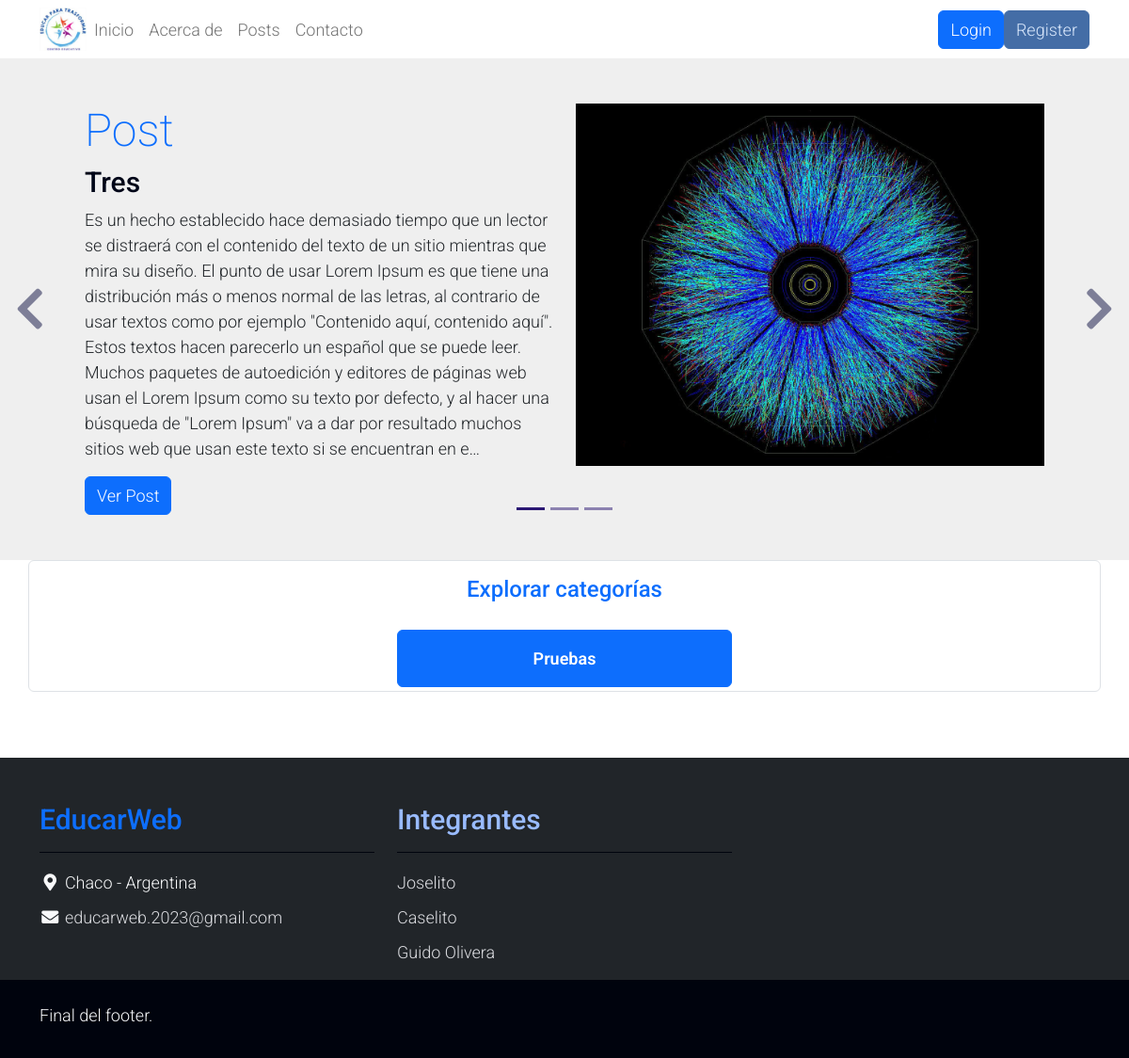
The page / on the database its author committed.
### apps/posts/models.py (models this page shows, shortened)
class Post(models.Model):
    titulo = models.CharField(max_length=50, null=False)
    subtitulo = models.CharField(max_length=100, null=True, blank=True)
    fecha = models.DateTimeField(auto_now_add=True)
    texto = models.TextField(null=False)
    activo = models.BooleanField(default=True)
    categoria = models.ForeignKey(
        Categoria, on_delete=models.SET_NULL, null=True, default='Sin Categoria')
    imagen = models.ImageField(
        null=True, blank=True, upload_to='media/', default='static/post_default.png')
    publicado = models.DateTimeField(default=timezone.now)
    usuario = models.ForeignKey(Usuario, on_delete=models.CASCADE, default=1)
    class Meta:
        ordering = ['-publicado']

class Categoria(models.Model):
    nombre = models.CharField(max_length=30, null=False,unique=True)
    class Meta:
        ordering = ('-nombre',)

### apps/posts/views.py (the view)
# urls.py: path('', index, name='index'),
def index(request):
    categorias = Categoria.objects.all()
    posts = Post.objects.order_by('-publicado')[:3]  # Obtener los últimos 3 posts
    return render(request, 'index.html', {'categorias': categorias, 'posts': posts})

### templates/index.html (shortened to what this page needs)
{% extends 'base.html' %}
{% load static %}
{% block content %}
    <div id="template-mo-zay-hero-carousel" class="carousel slide" data-bs-ride="carousel">
        {% if posts|length  == 3 %}
        <ol class="carousel-indicators">
            <li data-bs-target="#template-mo-zay-hero-carousel" data-bs-slide-to="0" class="active"></li>
            <li data-bs-target="#template-mo-zay-hero-carousel" data-bs-slide-to="1"></li>
            <li data-bs-target="#template-mo-zay-hero-carousel" data-bs-slide-to="2"></li>
        </ol>
        <a class="carousel-control-prev text-decoration-none w-auto ps-3" href="#template-mo-zay-hero-carousel" role="button" data-bs-slide="prev">
            <i class="fas fa-chevron-left"></i>
        </a>
        <a class="carousel-control-next text-decoration-none w-auto pe-3" href="#template-mo-zay-hero-carousel" role="button" data-bs-slide="next">
            <i class="fas fa-chevron-right"></i>
        </a>
        {% endif %}
        <div class="carousel-inner">
            {% for p in posts %}
            {% if forloop.first %}
            <div class="carousel-item active">
            {% else %}
            <div class="carousel-item ">
            {% endif %}
                <div class="container">
                    <div class="row p-5">
                        <div class="mx-auto col-md-8 col-lg-6 order-lg-last ">
                            <img class="img-fluid" src="{{ p.imagen.url }}" alt="" style=" object-fit: cover;">
                        </div>
                        <div class="col-lg-6 mb-0 d-flex align-items-center">
                            <div class="text-align-left align-self-center">
                                <h1 class="h1 text-primary">{{ p.titulo }}</h1>
                                <h3 class="h2">{{ p.subtitulo }}</h3>
                                <p>
                                    {{ p.texto|truncatechars:600 }}
                                </p>
                                <a href="{% url 'apps.posts:postindividual' p.id%}" class="btn btn-primary">Ver Post</a>
                            </div>
                        </div>
                    </div>
                </div>
            </div>
            {% empty %}
            <div class="container text-center">
            <span class="text-secondary display-4">Aun No existe ningun Posteo en la Pagina</span>
        </div>
            {% endfor %}
        </div>
    </div>
    <div class="container text-center border rounded">
        <h4 class="text-primary p-3">Explorar categorías</h4>
        <div class="row d-flex justify-content-evenly">
        {% for i in categorias %}
        <div class="col-lg-4 col-md-4 col-sm-4 my-1 ">
            <a href="{% url 'apps.posts:categoria' i.id %}" class="p-3 w-100  btn btn-primary fw-semibold">{{ i.nombre }}</a>
        </div>
        {% empty %}
        <span class="text-warning py-3 fw-semibold fs-2"> No hay categorias registradas por el momento.</span>
        {% endfor %}
    </div>
    </div>
    <p><br><br></p>
{% endblock %}

### templates/base.html (shortened to what this page needs)
{% load static %}
<!DOCTYPE html>
<html lang="es-ar">
<head>
    <link rel="stylesheet" href="{% static 'assets/css/bootstrap.min.css' %}">
    <link rel="stylesheet" href="{% static 'assets/css/templatemo.css' %}">
    <link rel="stylesheet" href="{% static 'assets/css/custom.css' %}">
    <link rel="stylesheet" href="{% static 'assets/css/fontawesome.min.css' %}">
    <link href="https://cdn.jsdelivr.net/npm/bootstrap@5.2.1/dist/css/bootstrap.min.css" rel="stylesheet"
>
</head>
<body>
    <header>
        <nav class="navbar navbar-expand-lg navbar-light shadow" style="padding-left: 0; padding-right: 0;">
            <div class="container d-flex justify-content-between align-items-center">
            <div class="d-flex align-items-center">
                <a href="#" class="mr-4">
                    <img src="{% static 'img/logo.jpg' %}" style="max-width: 50px;">
                </a>
                <ul class="nav navbar-nav">
                   <li class="nav-item">
                       <a class="nav-link" href="{% url 'apps.posts:index' %}">Inicio</a>
                   </li>
                    <li class="nav-item">
                        <a class="nav-link" href="{% url 'about' %}">Acerca de</a>
                    </li>
                    <li class="nav-item">
                        <a class="nav-link" href="{% url 'apps.posts:posts' %}">Posts</a>
                    </li>
                    <li class="nav-item">
                        <a class="nav-link" href="{% url 'apps.contacto:contacto' %}">Contacto</a>
                    </li>
                </ul>
            </div>
            <div class="d-flex align-items-center ml-auto">
                {% if user.is_authenticated %}
                    <a class="btn btn-primary ml-2" href="{% url 'apps.usuario:logout' %}">Logout</a>
                {% else %}
                    <a class="btn btn-primary ml-2" href="{% url 'apps.usuario:login' %}">Login</a>
                    <a class="btn btn-success ml-2" href="{% url 'apps.usuario:register' %}">Register</a>
                {% endif %}
            </div>
                </div>
            </nav>
    </header>
    <main>
        {% block content %}
        {% endblock %}
    </main>
    <footer class="bg-dark" id="tempaltemo_footer" style="z-index: -1;">
        <div class="container">
            <div class="row">
                <div class="col-md-4 pt-5">
                    <h2 class="h2 text-primary border-bottom pb-3 border-light logo">EducarWeb</h2>
                    <ul class="list-unstyled text-light footer-link-list">
                        <li>
                            <i class="fas fa-map-marker-alt fa-fw"></i>
                            Chaco - Argentina
                        </li>
                        <li>
                            <i class="fa fa-envelope fa-fw"></i>
                            <a class="text-decoration-none" href="grupo1.informatorio.2023@gmail.com">educarweb.2023@gmail.com</a>
                        </li>
                    </ul>
                </div>
                <div class="col-md-4 pt-5">
                    <h2 class="h2 text-light border-bottom pb-3 border-light">Integrantes</h2>
                    <ul class="list-unstyled text-light footer-link-list">
                        <li><a class="text-decoration-none" href="#">Joselito</a></li>
                        <li><a class="text-decoration-none" href="#">Caselito</a></li>
                        <li><a class="text-decoration-none" href="https://www.linkedin.com/in/guido-olivera-735929244/">Guido Olivera</a></li>
                    </ul>
                </div>
            </div>
        </div>
        <div class="w-100 bg-black py-3">
            <div class="container">
                <div class="row pt-2">
                    <div class="col-12">
                        <p class="text-left text-light">
                            Final del footer.
                        </p>
                    </div>
                </div>
            </div>
        </div>
    </footer>
</body>
</html>

### static/assets/css/templatemo.css (style rules this page uses)
body, ul, li, p, a, label, input, div { font-family: 'Roboto', sans-serif; font-size: 18px !important; font-weight: 300 !important; }
.h1 { font-family: 'Roboto', sans-serif; font-size: 48px !important; font-weight: 200 !important; }
.h2 { font-family: 'Roboto', sans-serif; font-size: 30px !important; font-weight: 300; }
.logo { font-weight: 500 !important; }
.text-light { color: #cfd6e1 !important; }
.bg-dark { background-color: #00030D !important; }
.bg-black { background-color: #1d242d !important; }
.btn-success { background-color: #59ab6e !important; border-color: #56ae6c !important; }
#template-mo-zay-hero-carousel { background: #efefef !important; }
#template-mo-zay-hero-carousel .carousel-indicators li { margin-top: -50px; background-color: #59ab6e; }
#template-mo-zay-hero-carousel .carousel-control-next i, #template-mo-zay-hero-carousel .carousel-control-prev i { color: #0C0F40 !important; font-size: 2.8em !important; }
#tempaltemo_footer a { color: #dcdde1; }
#tempaltemo_footer ul.footer-link-list li { padding-top: 10px; }
#tempaltemo_footer .border-light { border-color: #00030D !important; }
@media (min-width: 992px) { #template-mo-zay-hero-carousel .carousel-item { min-height: 30rem !important; } }

### static/assets/css/custom.css (style rules this page uses)
.btn.btn-success { color: #dae8fc !important; background-color: #446DA6 !important; border-color: #446DA6 !important; }
div.w-100.bg-black.py-3 { background-color: #00030D !important; }
#template-mo-zay-hero-carousel .carousel-indicators li { background-color: #2B1773; }
h2.text-light.border-bottom.pb-3.border-light { color: #99BBFF !important; }
main h3.h2 { color: #000618 !important; }

### rows shown on the page
Post: imagen (picture), titulo "Post", subtitulo "Tres", texto "Es un hecho establecido hace demasiado tiempo que un lector se distraerá con el contenido del texto de un sitio mientras que mira su diseño. El punto de usar Lorem Ipsum es que tiene una distribución más o menos normal de las letras, al contrario de usar textos como por ejemplo \"Contenido aquí, contenido aquí\". Estos textos hacen parecerlo un español que se puede leer. Muchos paquetes de autoedición y editores de páginas web usan el Lorem Ipsum como su texto por defecto, y al hacer una búsqueda de \"Lorem Ipsum\" va a dar por resultado muchos sitios web que usan este texto si se encuentran en e…"
Categoria: nombre "Pruebas"
